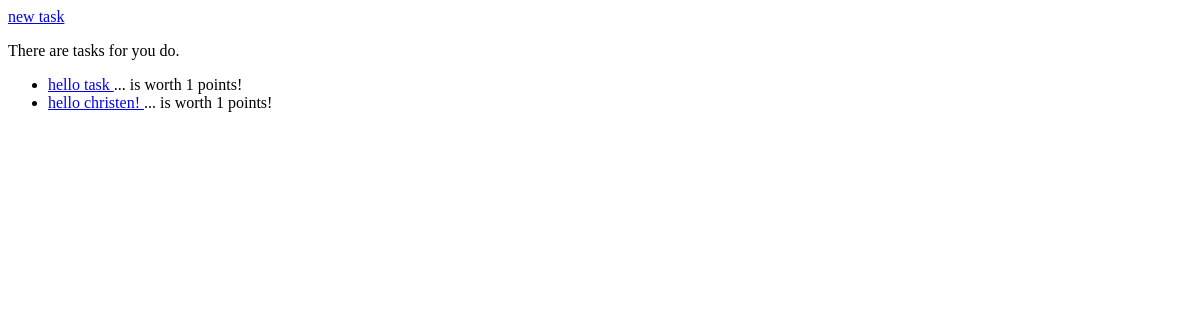
/todo/, run on an earlier commit of the app's database.
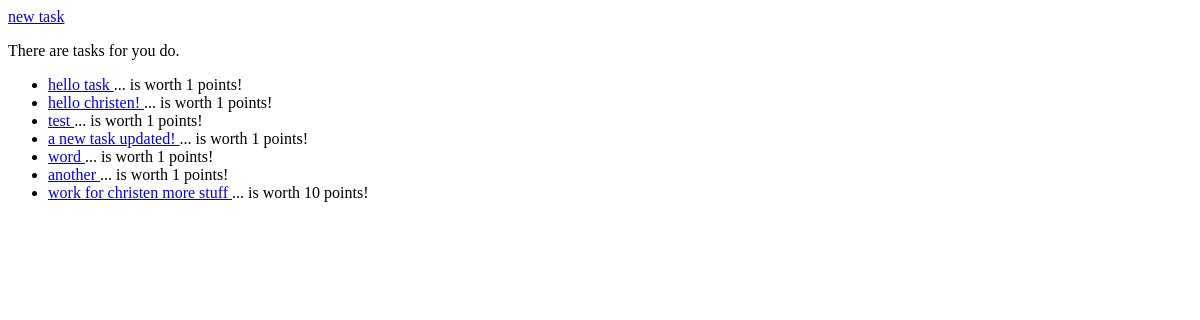
And on a later commit of the database.
### todo/models.py (models this page shows, shortened)
class Task(models.Model):
    NEW = 'NW'
    INPROGRESS = "IP"
    BLOCKED = "BK"
    DONE = "CP"
    STATUS_CHOICES = (
            (NEW, 'New'),
            (INPROGRESS, 'In Progress'),
            (BLOCKED, 'BK'),
            (DONE, 'Done')
        )
    title = models.CharField(max_length=100)
    description = models.TextField(blank=True, null=True)
    value = models.PositiveIntegerField(default=1)
    created_date = models.DateTimeField(auto_now_add=True)
    closed_date = models.DateTimeField(blank=True, null=True)
    status = models.CharField(max_length=2,
                              choices=STATUS_CHOICES,
                              default=NEW)

### todo/views.py (the view)
class IndexView(generic.ListView):
    template_name = 'todo/index.html'
    context_object_name = 'tasks_list'
    def get_queryset(self):
        return Task.objects.all()

### todo/templates/todo/index.html
<p>
    <a href="{% url 'todo:new' %}">new task </a>
</p>
{% if tasks_list %}
    <div>There are tasks for you do.</div>
    <ul>
        {% for task in tasks_list %}
            <li><a href="{% url 'todo:detail' task.id %}">{{ task.title }} </a>
            ... is worth {{ task.value}} points!
        {% endfor %}
    </ul>
{% else %}
    <p>No tasks...</p>
{% endif %}

What changed in the data, as far as the page shows it:
added Task: title "test", value "1"
added Task: title "a new task updated!", value "1"
added Task: title "word", value "1"
added Task: title "another", value "1"
added Task: title "work for christen more stuff", value "10"
